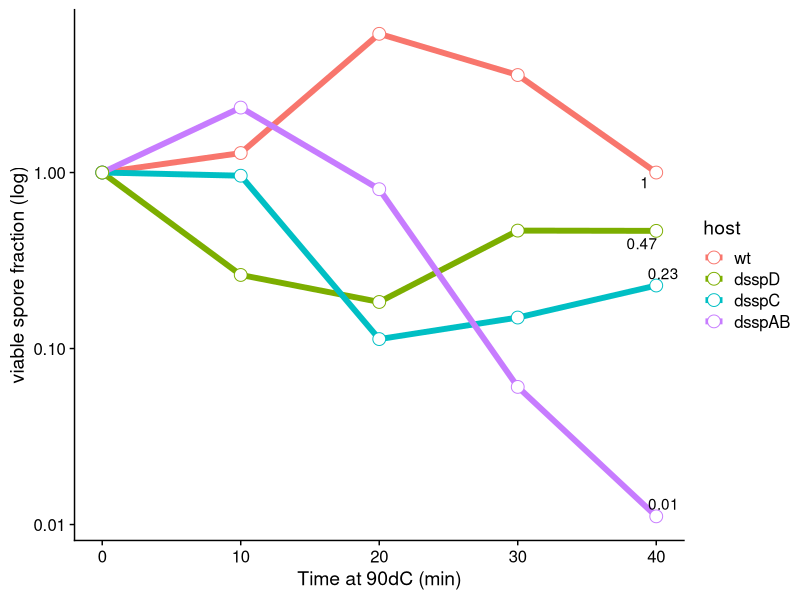
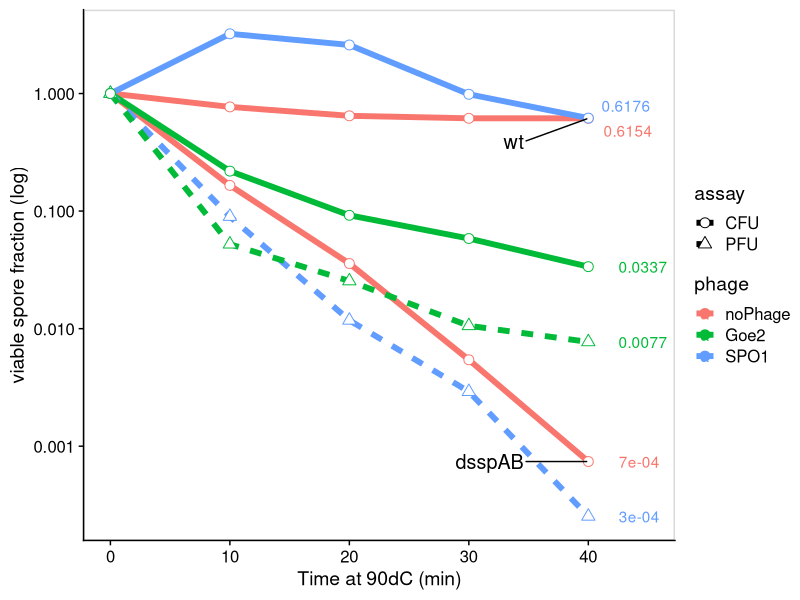
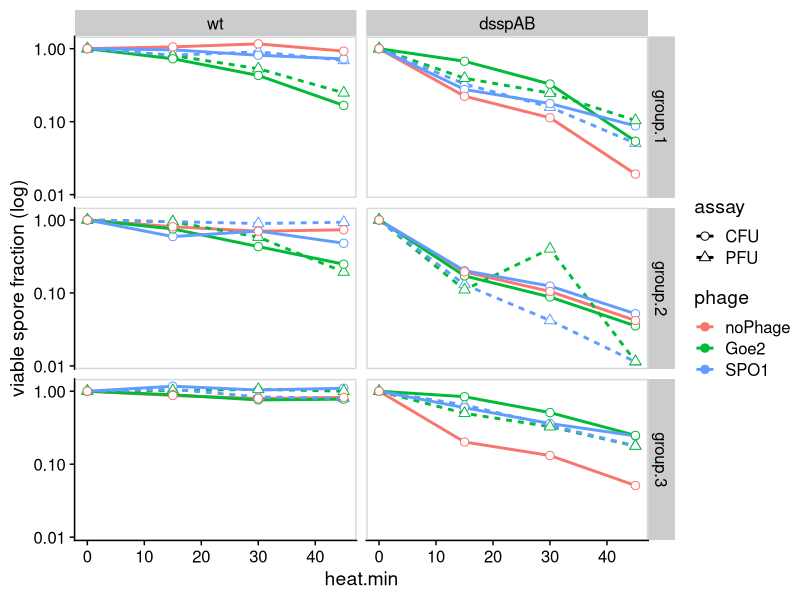
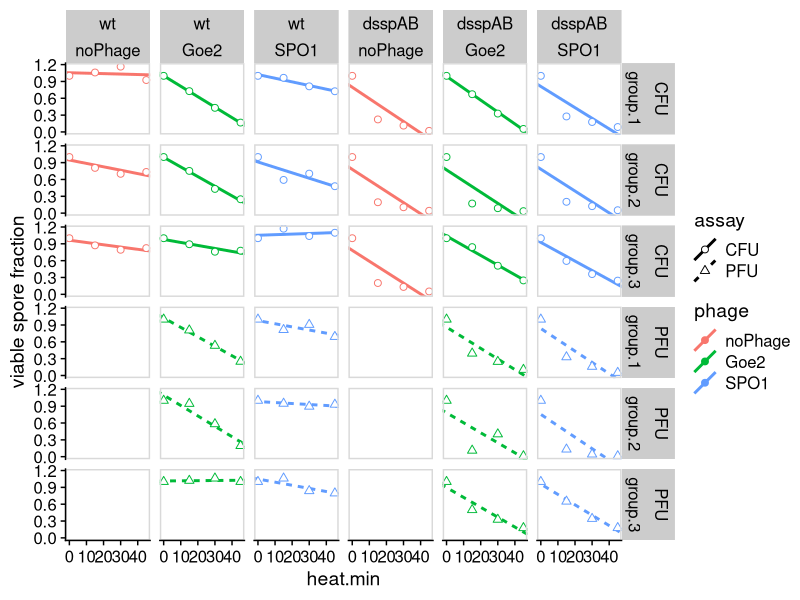
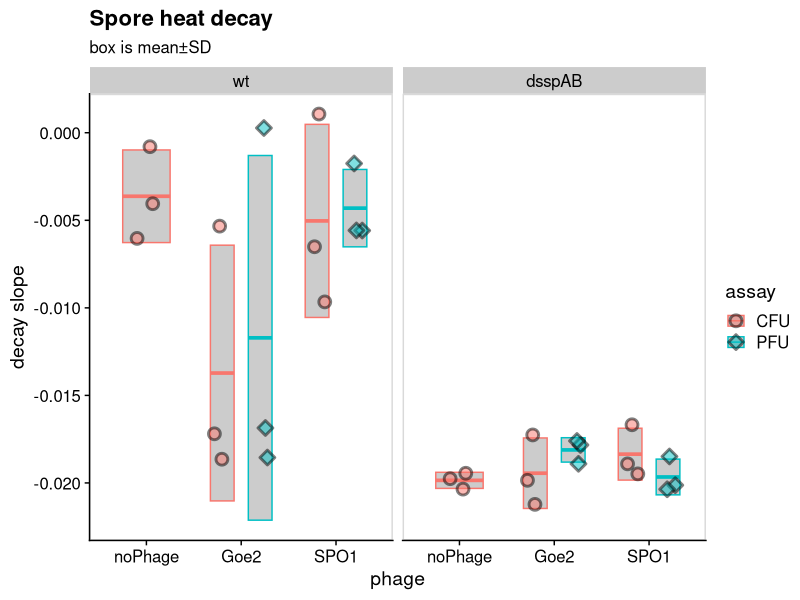

These charts were generated, in order, by the following R code:
## ---- chunk 1
library(tidyverse, quietly = T)
library(broom)
library(cowplot, quietly = T)
library(here)
library(ggrepel)
# set_here("../")

## ---- chunk 2
d <- read_csv(here("data","ssp_data.csv"))
## ---- chunk 3
d%>%
  mutate(host=fct_rev(host))%>%
  filter(!filter)%>%
  filter(date==20200118)%>%
  #there are 4 rows with data marked as "TMC" (=Too Many to Count) 
  # these are coerced into NA
  mutate(counts=as.numeric(counts ))%>%
  mutate(no.ml = counts/(dilution*ml.plated))%>%
  # group_by(host)%>%
  mutate(perc = no.ml/no.ml[heat.min==0])%>%
  ggplot(aes(x=heat.min, y=perc))+
    # geom_smooth(aes(color=host),method = "lm", se=F, size=2)+
    geom_line(aes(color=host), size=2)+
    geom_point(aes(color=host),size=4, shape=21, fill="white")+
    geom_text_repel(data=.%>%filter(heat.min>35),aes(label=perc%>%round(digits = 2)))+
  scale_y_log10()+
  theme_cowplot()+
  ylab("viable spore fraction (log)")+
  xlab("Time at 90dC (min)")
## ---- chunk 4
d%>%
  mutate(phage=fct_relevel(phage,c("noPhage","Goe2", "SPO1")))%>%
  mutate(host=fct_rev(host))%>%
  filter(host=="wt"|host=="dsspAB")%>%
  filter(date!=20200118)%>%
  filter(!filter)%>%
  filter(group=="preliminary")%>%
  #there are 4 rows with data marked as "TMC" (=Too Many to Count) 
  # these are coerced into NA
  mutate(counts=as.numeric(counts ))%>%
  mutate(no.ml = counts/(dilution*ml.plated))%>%
  group_by(host,phage,assay, date)%>%
  mutate(perc = no.ml/no.ml[heat.min==0])%>%
  ggplot(aes(x=heat.min, y=perc))+
    geom_line(aes(group=interaction(date,assay, host),color=phage, linetype=assay), size=2)+
    geom_point(aes(group=interaction(date,assay, host),color=phage, shape=assay), size=3, fill="white")+
  scale_y_log10()+
  scale_shape_manual(values = c(21,24))+
      geom_text_repel(data=.%>%filter(heat.min>35),aes(x=heat.min+2,label=perc%>%round(digits = 4),color=phage), xlim = c(40, NA) )+
    geom_text_repel(data=.%>%filter(heat.min>35 & phage=="noPhage"),aes(label=host),size=5,xlim = c(NA,35), ylim = c(NA,log10(0.5)))+
  theme_cowplot()+
  panel_border()+
  ylab("viable spore fraction (log)")+
  xlab("Time at 90dC (min)")+
  xlim(0,45)
## ---- chunk 5
d%>%
  mutate(phage=fct_relevel(phage,c("noPhage","Goe2", "SPO1")))%>%
  mutate(host=fct_rev(host))%>%
  filter(host=="wt"|host=="dsspAB")%>%
  filter(!filter)%>%
  filter(group!="preliminary")%>%
  #there are 4 rows with data marked as "TMC" (=Too Many to Count) 
  # these are coerced into NA
  mutate(counts=as.numeric(counts ))%>%
  mutate(no.ml = counts/(dilution*ml.plated))%>%
  group_by(host,phage,assay, group)%>%
  mutate(perc = no.ml/no.ml[heat.min==0])%>%
  ggplot(aes(x=heat.min, y=perc))+
    geom_line(aes(color=phage, linetype=assay),size=1)+
    geom_point(aes(color=phage, shape=assay), size=2.5, fill="white")+
  scale_y_log10()+
  scale_shape_manual(values = c(21,24))+
    facet_grid(group~host)+
  theme_cowplot()+
  panel_border()+
  ylab("viable spore fraction (log)")
## ---- chunk 6
d.lm <- 
d%>%
  mutate(phage=fct_relevel(phage,c("noPhage","Goe2", "SPO1")))%>%
  mutate(host=fct_rev(host))%>%
  filter(host=="wt"|host=="dsspAB")%>%
  filter(!filter)%>%
  filter(group!="preliminary")%>%
  #there are 4 rows with data marked as "TMC" (=Too Many to Count) 
  # these are coerced into NA
  mutate(counts=as.numeric(counts ))%>%
  mutate(no.ml = counts/(dilution*ml.plated))%>%
  group_by(host,phage,assay, group)%>%
  mutate(perc = no.ml/no.ml[heat.min==0]) %>%
   do(tidy(lm(perc~heat.min,.)))
  
  d.lm.estimates <- 
    d.lm%>%
    select(host,phage,assay,group,term,estimate)%>%
    pivot_wider(names_from = term, values_from = estimate)%>%
    rename(slope=heat.min, intercept=`(Intercept)`)
  
  
  d.slopes <- 
    filter(d.lm,term=="heat.min")

  d.lm
## ---- chunk 7
d%>%
  mutate(phage=fct_relevel(phage,c("noPhage","Goe2", "SPO1")))%>%
  mutate(host=fct_rev(host))%>%
  filter(host=="wt"|host=="dsspAB")%>%
  filter(!filter)%>%
  filter(group!="preliminary")%>%
  #there are 4 rows with data marked as "TMC" (=Too Many to Count) 
  # these are coerced into NA
  mutate(counts=as.numeric(counts ))%>%
  mutate(no.ml = counts/(dilution*ml.plated))%>%
  group_by(host,phage,assay, group)%>%
  mutate(perc = no.ml/no.ml[heat.min==0])%>%
  ggplot(aes(x=heat.min, y=perc))+
    geom_abline(data=d.lm.estimates,
                aes(slope=slope, intercept=intercept,
                    color=phage, linetype=assay),size=1)+
    geom_point(aes(color=phage, shape=assay), size=2, fill="white")+
  # scale_y_log10()+
  scale_shape_manual(values = c(21,24))+
    facet_grid(assay+group~host+phage)+
  theme_cowplot()+
  panel_border()+
  ylab("viable spore fraction")
## ---- chunk 8

sum.slopes <- 
d.slopes%>%
  group_by(host, phage,assay)%>%
  summarise(slope=mean(estimate), ymin=slope-sd(estimate), ymax=slope+sd(estimate))%>%
  rename(estimate=slope)

d.slopes%>%
  ggplot(aes(x=phage, y=estimate))+
  geom_crossbar(data=sum.slopes, aes(ymin=ymin, ymax=ymax, color=assay), fill="grey80", position = position_dodge(width=.8), width=.5)+
  geom_point(aes(fill=assay, shape=assay),size=3, alpha=0.5,stroke=1.5,
             position = position_jitterdodge(jitter.width = 0.2,
                                            jitter.height = 0))+
  scale_shape_manual(values = c(21,23))+
  theme_cowplot()+
  panel_border()+
  facet_wrap(~host,nrow = 1)+
  ylab("decay slope")+
  ggtitle("Spore heat decay","box is mean±SD")
  
## ---- chunk 9
  aov(estimate~host+phage+assay+group, d.slopes)%>%
  summary(.)
